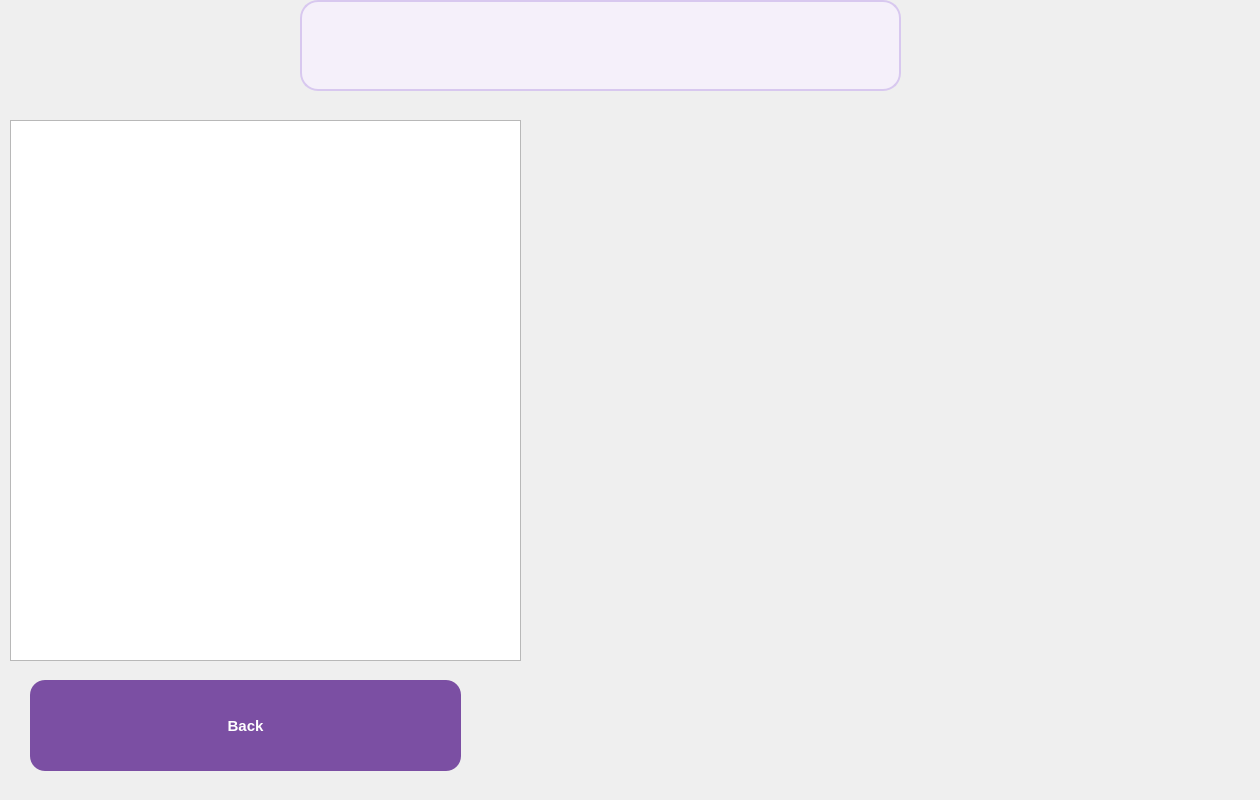
    <widget class="QWidget" name="recipesDetailPage">
     <widget class="QLabel" name="recipeTitleLabel">
      <property name="geometry">
       <rect>
        <x>300</x>
        <y>0</y>
        <width>601</width>
        <height>91</height>
       </rect>
      </property>
      <property name="minimumSize">
       <size>
        <width>450</width>
        <height>0</height>
       </size>
      </property>
      <property name="styleSheet">
       <string notr="true">QLabel {
    background-color: #f5f0fa;
    border-radius: 18px;
    border: 2px solid #d8c8ef;
}</string>
      </property>
      <property name="text">
       <string/>
      </property>
      <property name="scaledContents">
       <bool>true</bool>
      </property>
      <property name="alignment">
       <set>Qt::AlignmentFlag::AlignCenter</set>
      </property>
     </widget>
     <widget class="QTextEdit" name="recipeDetailsText">
      <property name="geometry">
       <rect>
        <x>10</x>
        <y>120</y>
        <width>511</width>
        <height>541</height>
       </rect>
      </property>
      <property name="styleSheet">
       <string notr="true">QPlainTextEdit {
    background-color: white;
    border: 2px solid #d1c4e9;
    border-radius: 12px;
    padding: 10px;
    color: black;
}</string>
      </property>
      <property name="readOnly">
       <bool>true</bool>
      </property>
     </widget>
     <widget class="QPushButton" name="recipeDetailBackBtn">
      <property name="geometry">
       <rect>
        <x>30</x>
        <y>680</y>
        <width>431</width>
        <height>91</height>
       </rect>
      </property>
      <property name="styleSheet">
       <string notr="true">QPushButton {
    background-color: #7b4fa3;
    color: white;
    border-radius: 15px;
    padding: 12px;
    min-width: 250px;
    min-height: 45px;
    font-size: 15px;
    font-weight: 600;
}

QPushButton:hover {
    background-color: #6a4290;
}</string>
      </property>
      <property name="text">
       <string>Back</string>
      </property>
     </widget>
     <widget class="QLabel" name="recipeImageLabel">
      <property name="geometry">
       <rect>
        <x>560</x>
        <y>120</y>
        <width>691</width>
        <height>671</height>
       </rect>
      </property>
      <property name="text">
       <string/>
      </property>
      <property name="alignment">
       <set>Qt::AlignmentFlag::AlignLeading|Qt::AlignmentFlag::AlignLeft|Qt::AlignmentFlag::AlignVCenter</set>
      </property>
     </widget>
    </widget>
